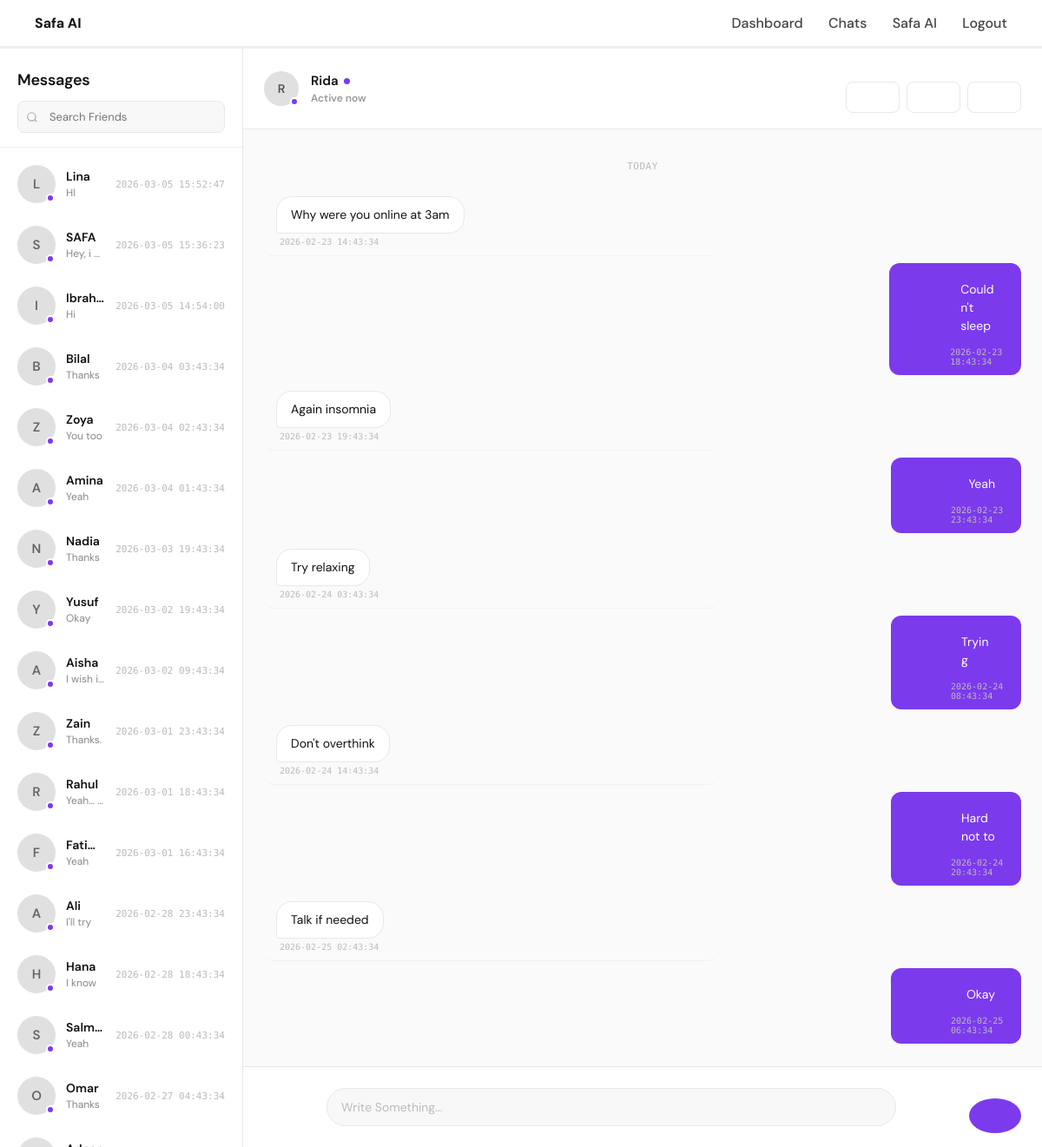
Before: /chats?contact=Rida (signed in) with the older database file.
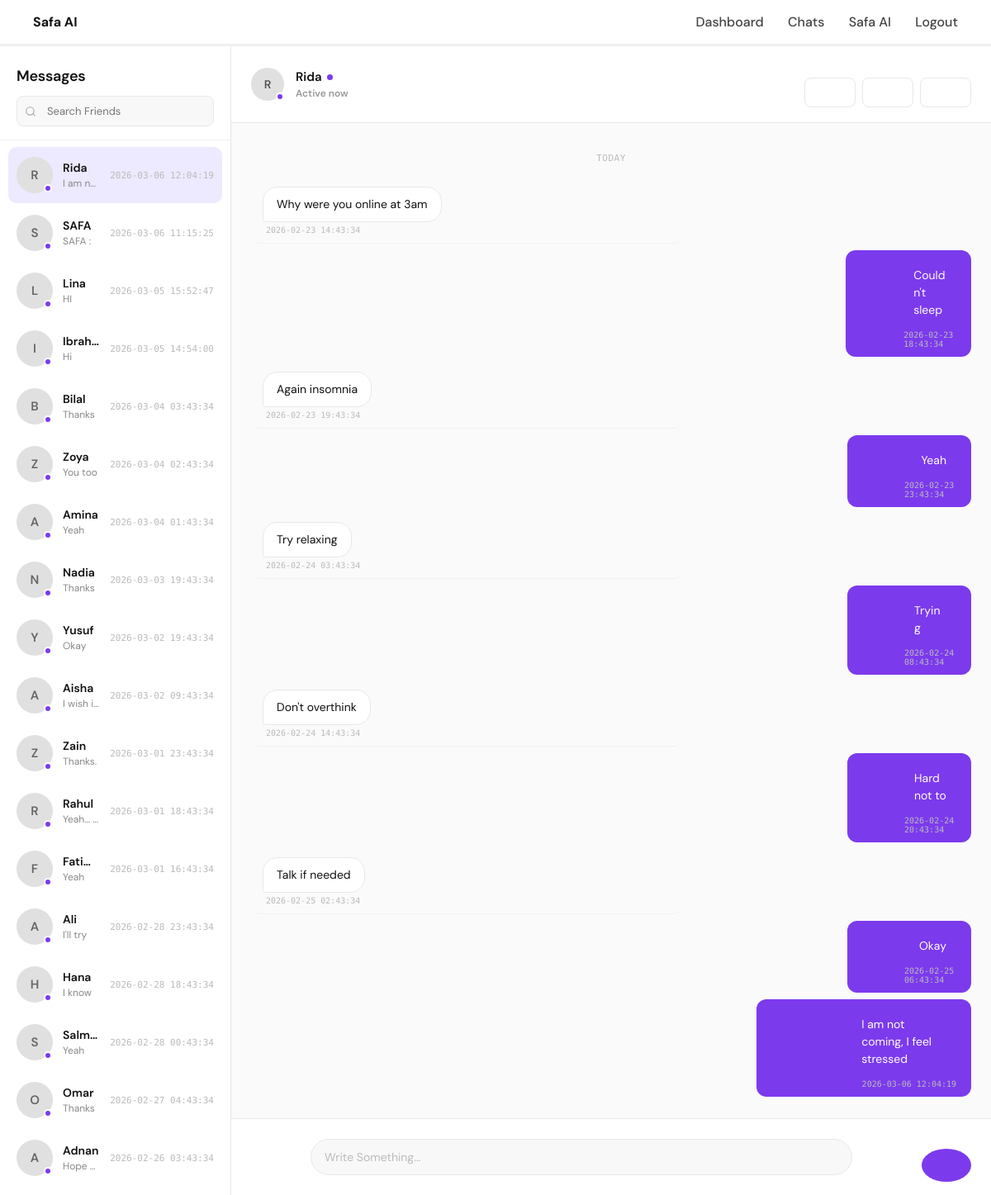
After: the same page with the newer database file.
### tables this page shows
CREATE TABLE ai_chat (
    id INTEGER PRIMARY KEY AUTOINCREMENT,
    user_id INTEGER,
    contact_name TEXT,
    sender TEXT,
    message TEXT,
    timestamp DATETIME DEFAULT CURRENT_TIMESTAMP
);

### app.py (the view, shortened to what this page needs)
@app.route("/chats", methods=["GET", "POST"])
def chats():
    if "user_id" not in session:
        return redirect(url_for("login"))
    import sqlite3
    from datetime import datetime
    import pytz
    import random
    conn = sqlite3.connect("database.db")
    cursor = conn.cursor()
    ist = pytz.timezone("Asia/Kolkata")
    contact = request.args.get("contact")
    chats = []
    contacts_list = []
    cursor.execute("""
        SELECT contact_name, message, timestamp
        FROM ai_chat
        WHERE user_id = ?
        ORDER BY timestamp DESC
    """, (session["user_id"],))
    rows = cursor.fetchall()
    contacts = {}
    for name, message, timestamp in rows:
        if name not in contacts:
            contacts[name] = {
                "last_message": message,
                "timestamp": timestamp
            }
    contacts_list = [
        (name, data["last_message"], data["timestamp"])
        for name, data in contacts.items()
    ]
    if contact:
        cursor.execute("""
            SELECT contact_name, sender, message, timestamp
            FROM ai_chat
            WHERE user_id = ? AND contact_name = ?
            ORDER BY timestamp ASC
        """, (session["user_id"], contact))
        chats = cursor.fetchall()
    conn.close()
    return render_template(
        "chats.html",
        contacts=contacts_list,
        chats=chats,
        selected_contact=contact
    )

### templates/chats.html (shortened to what this page needs)
{% extends "base.html" %}
{% block content %}
<div class="chat-container">
    <div class="contact-list">
        <div class="contact-list-header">
            <h2>Messages</h2>
            <div class="contact-search">
                <input type="text" placeholder="Search Friends">
            </div>
        </div>
        <div class="contact-scroll">
            {% for name, last_message, timestamp in contacts %}
            <a href="/chats?contact={{ name }}" class="contact-item {% if name == selected_contact %}active{% endif %}">
                <div class="contact-avatar">
                    {{ name[0] }}
                    <span class="status-dot online"></span>
                </div>
                <div class="contact-info">
                    <div class="contact-name">{{ name }}</div>
                    <div class="contact-preview">{{ last_message }}</div>
                </div>
                <div class="contact-meta">
                    <span class="contact-time">{{ timestamp }}</span>
                </div>
            </a>
            {% endfor %}
        </div>
    </div>
    <div class="chat-window">
        {% if selected_contact %}
        <div class="chat-header">
            <div class="chat-header-avatar">
                {{ selected_contact[0] }}
                <span class="status-dot"></span>
            </div>
            <div class="chat-header-info">
                <div class="chat-header-name">{{ selected_contact }}</div>
                <div class="chat-header-status">Active now</div>
            </div>
            <div class="chat-header-actions">
                <button class="header-btn" type="button" title="Search">
                </button>
                <button class="header-btn" type="button" title="Favorites">
                </button>
                <button class="header-btn" type="button" title="More">
                </button>
            </div>
        </div>
        <div class="messages" id="messageList">
            <div class="date-divider">Today</div>
            {% for contact_name, sender, message, timestamp in chats %}
            <div class="message {{ sender }}">
                <div class="msg-bubble-wrap">
                    <div class="msg-text">{{ message }}</div>
                    <div class="msg-time">{{ timestamp }}</div>
                </div>
            </div>
            {% endfor %}
        </div>
        <form method="POST" class="chat-input-area" id="chatForm">
            <div class="input-actions">
                <button type="button" class="input-btn" title="Attach">
                </button>
            </div>
            <input type="text" name="message" placeholder="Write Something..." required autocomplete="off">
            <div class="input-actions">
                <button type="button" class="input-btn" title="Emoji">
                </button>
            </div>
                <button type="submit" class="send-btn" title="Send">
                </button>
        </form>
        {% endif %}
    </div>
</div>
{% endblock %}

### templates/base.html (shortened to what this page needs)
<!DOCTYPE html>
<html>
<head>
<link rel="stylesheet" href="{{ url_for('static', filename='style.css') }}">
</head>
<body>
<div class="navbar">
<div class="logo">
<b>Safa AI</b>
</div>
<div class="nav-links">
<a href="/dashboard">Dashboard</a>
<a href="/chats">Chats</a>
<a href="/safa-ai">Safa AI</a>
<a href="/logout">Logout</a>
</div>
</div>
{% block content %}
{% endblock %}
</body>
</html>

### static/style.css (style rules this page uses)
:root { --violet:#7c3aed; --violet-light:#ede9fe; --bg:#f7f5ff; --text:#2c2c2c; }
body { margin:0; font-family:Segoe UI, Arial, sans-serif; background:#ffffff; color:var(--text); }
.navbar { display:flex; justify-content:space-between; align-items:center; padding:16px 40px; background:white; border-bottom:1px solid #eee; }
.nav-links a { margin-left:25px; text-decoration:none; color:#444; font-weight:500; }
button { margin-top:20px; padding:12px 30px; border:none; background:var(--violet); color:white; border-radius:10px; font-size:14px; cursor:pointer; transition:0.3s; font-weight:500; }
.contact { padding:15px 18px; cursor:pointer; border-bottom:1px solid #f1f1f1; transition:0.2s; }
.contact-name { font-weight:500; }
.chat-header { padding:18px; border-bottom:1px solid #eee; font-weight:600; color:#7c3aed; }
.message { max-width:60%; padding:10px 14px; border-radius:12px; font-size:14px; }
.message.user { align-self:flex-end; background:#7c3aed; color:white; }

Changed rows visible on the page:
no longer on this page (row unchanged): ai_chat: contact_name "S", contact_name "SAFA", message "Hey, i…", timestamp "2026-03-05 15:36:23", shown under "Messages"
added ai_chat: contact_name "R", contact_name "Rida", message "I am n…", timestamp "2026-03-06 12:04:19", message "I am not coming, I feel stressed"
added ai_chat: contact_name "S", contact_name "SAFA", message "SAFA :", timestamp "2026-03-06 11:15:25", shown under "Messages"
now on this page (row unchanged): ai_chat: contact_name "A", contact_name "Adnan", message "Hope so", timestamp "2026-02-26 03:43:34", shown under "Messages"
